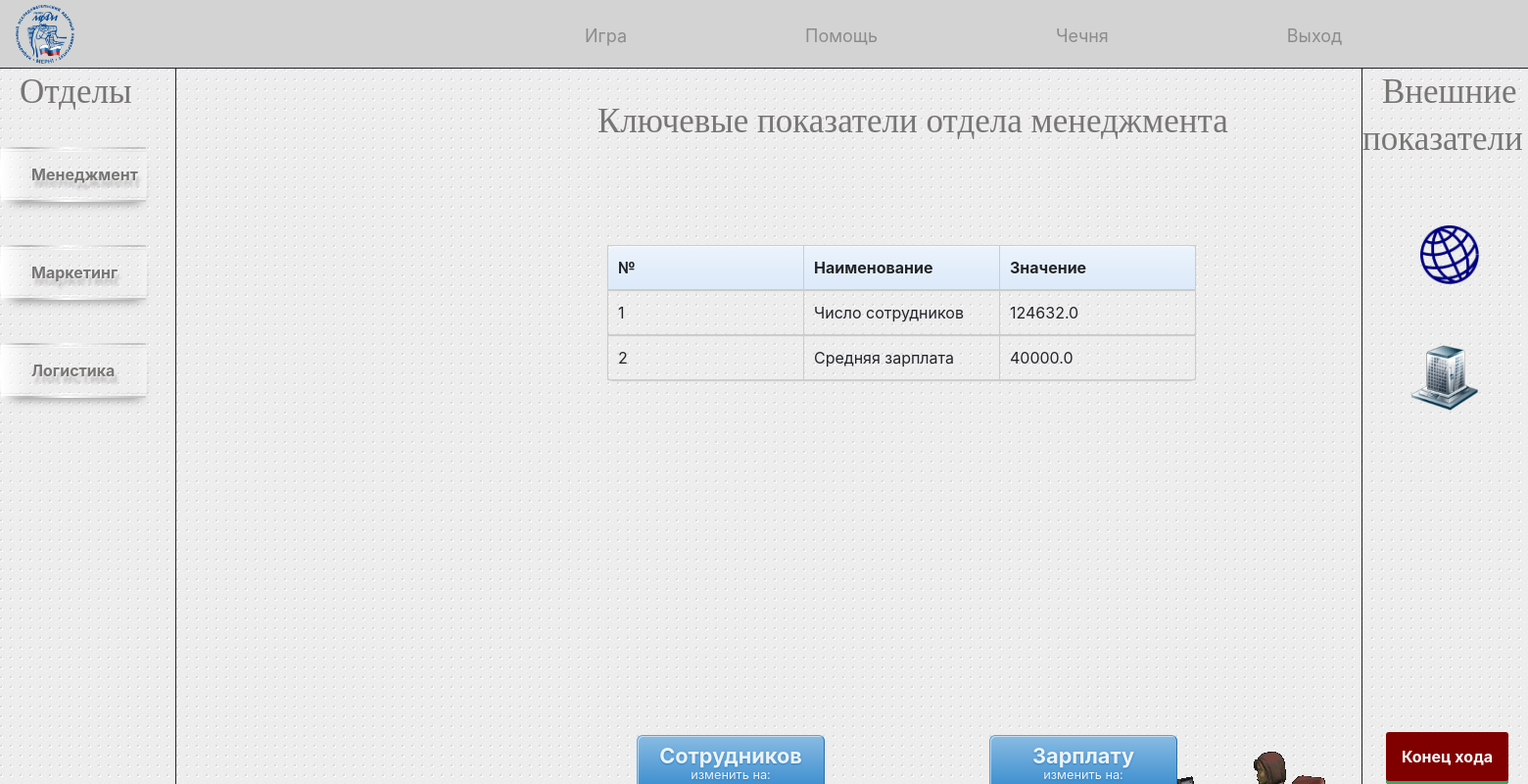
Screenshot of /int with the database file from the repository.
### kogni/models.py (models this page shows, shortened)
class Node_men(models.Model):
    id_node = models.IntegerField(primary_key=True)
    name = models.CharField(max_length=30)
    value = models.FloatField()

### kogni/views.py (the view)
# urls.py: url(r'^int', views.my_int, name='int'),
def my_int(request):
    context = {
        'manag':Node_men.objects.all(),
    }
    return render(request, 'kogni/int_test.html', context)

### kogni/templates/kogni/int_test.html (shortened to what this page needs)
{% extends 'import.html'%}
{% load static %}
{% block content %}
<!DOCTYPE html>
<html lang="en">
<head>
</head>
<body class="body">
  <nav class="navbar navbar-expand-lg navbar-light verh">
  <a class="mephi1" href="#"><img src={%static 'images/mifi_new.png' %} height="60" width ="60"> </a>
  <div class="collapse navbar-collapse" id="navbarSupportedContent">
    <ul class="nav vib1">
      <li class="nav-item active">
        <a class="nav-link" href="#">Игра </span></a>
      </li>
      <li class="nav-item active">
        <a class="nav-link test" href="#">Помощь </span></a>
      </li>
      <li class="nav-item active">
        <a class="nav-link test1" href="#">Чечня</span></a>
      </li>
      <li class="nav-item active">
          <a class="nav-link test2" href="#">Выход</span></a>
      </li>
    </ul>
  </div>
</nav>
<div class="levo">
  <text class="text1">Отделы</text>
  <a href="#" class="button9" id="men">Менеджмент</a>
  <a href="#" class="button9" id="mar"> Маркетинг</a>
  <a href="#" class="button9" id="log">Логистика</a>
</div>
<div class="pravo">
  <text class="text1">Внешние показатели</text>
<a href="#" class="button7">Конец хода</a>
  <a class="makro" href="#"><img src={%static 'images/hd-blue-globe-icon-design.jpg' %} height="60" width ="60"> </a>
    <a class="mikro" href="#"><img src={%static 'images/34696_business_400x400.png' %} height="70" width ="70"> </a>
</div>
<div class="meneds">
  <text class="text2">Ключевые показатели отдела менеджмента</text>
   <table class="bordered">
     <thead>
        <tr>
            <th>№</th>
            <th>Наименование</th>
            <th>Значение</th>
        </tr>
    </thead>
    </table>
{% for manag_item in manag %}
    <table class="bordered">
    <tr>
      <td>{{ manag_item.id_node }}</td>
      <td>{{ manag_item.name }}</td>
      <td>{{ manag_item.value }}</td>
    </tr>
  </table>
{% endfor %}
</div>
<a href="#" class="button13" id="zam1">Cотрудников изменить на:</a>
<a href="#" class="button13" id="zam2">Зарплату изменить на:</a>
</body>
{% endblock %}

### templates/import.html (shortened to what this page needs)
{% load static %}
<!DOCTYPE html>
<html lang="en">
<link rel="stylesheet" href = {%static 'css/bootstrap.css' %}>
<head>
</head>
<body>
<body>
{% block content %} {% endblock %}
</body>
</html>

### kogni/templates/kogni/int_test.html (style rules this page uses)
a.button13 { display: inline-block; width: 15em; font-size: 80%; color: rgba(255,255,255,.9); text-shadow: #2e7ebd 0 1px 2px; text-decoration: none; text-align: center; line-height: 1.1; white-space: pre-line; padding: .7em 0; border: 1px solid; border-color: #60a3d8 #2970a9 #2970a9 #60a3d8; border-radius: 6px; outline: none; background: #60a3d8 linear-gradient(#89bbe2, #60a3d8 50%, #378bce); box-shadow: inset rgba(255,255,255,.5) 1px 1px; }
a.button13:first-line { font-size: 170%; font-weight: 700; }
#zam1 { position:fixed; top:750px; left:650px; }
#zam2 { position:fixed; top:750px; left:1010px; }

### rows the page displays
Node_men: id_node "1", name "Число сотрудников", value "124632.0"
Node_men: id_node "2", name "Средняя зарплата", value "40000.0"
